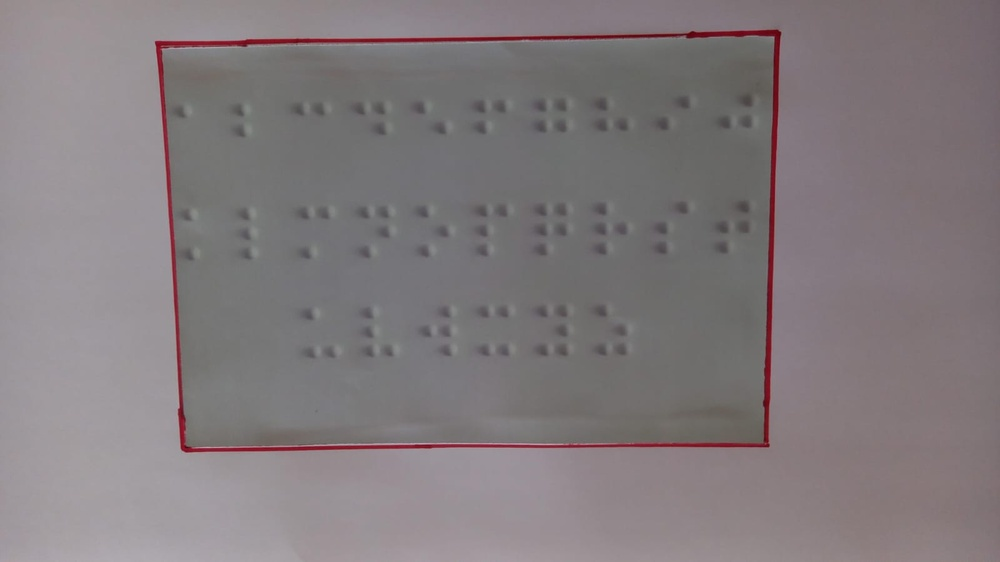
#> input picture final commits/box.jpg, 1000 x 562 px, shrunk from 1600 x 900 before the run
$ jupyter execute --allow-errors Main.ipynb
#> lines starting #> are read from the running program, lines starting #| are printed output that depends on the picture; after the words box and inside, x2 and y2 are one past the last pixel; in counts of white or black regions, pixels touching at a corner belong together
[cell 1]
import cv2
import numpy as np
import matplotlib.pyplot as plt
def crop_box(image_path):
    # Load the image
#> called with image_path = 'box.jpg'
    image = cv2.imread(image_path)
#> image is the input picture: shape (562, 1000, 3); mean B, G, R 125.4, 122.8, 130.1

    # Convert the image to grayscale
    gray = cv2.cvtColor(image, cv2.COLOR_BGR2GRAY)
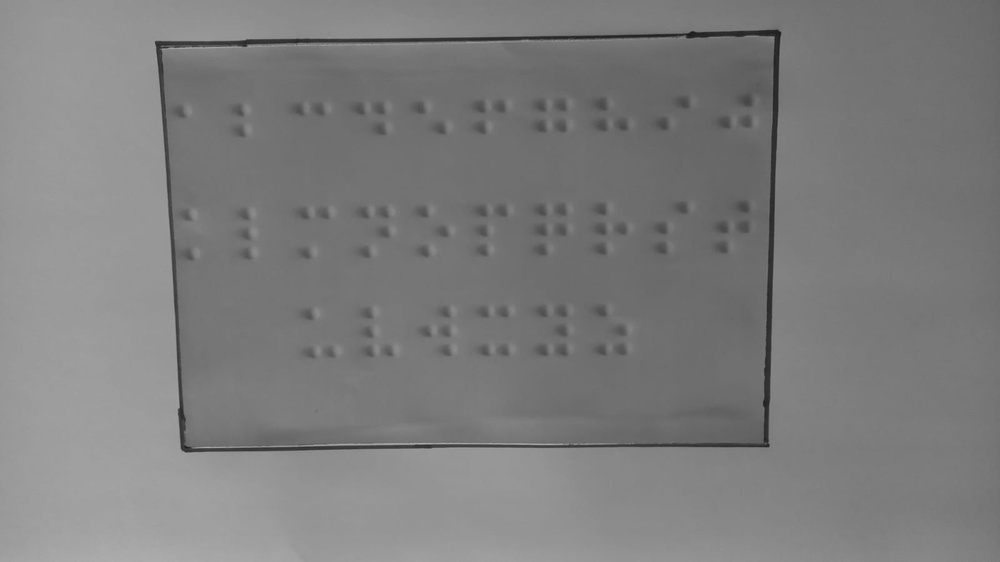
#> gray: shape (562, 1000); min 26, max 173, mean 125.3

    # Apply Canny edge detection
    edges = cv2.Canny(gray, threshold1=50, threshold2=150, apertureSize=3)
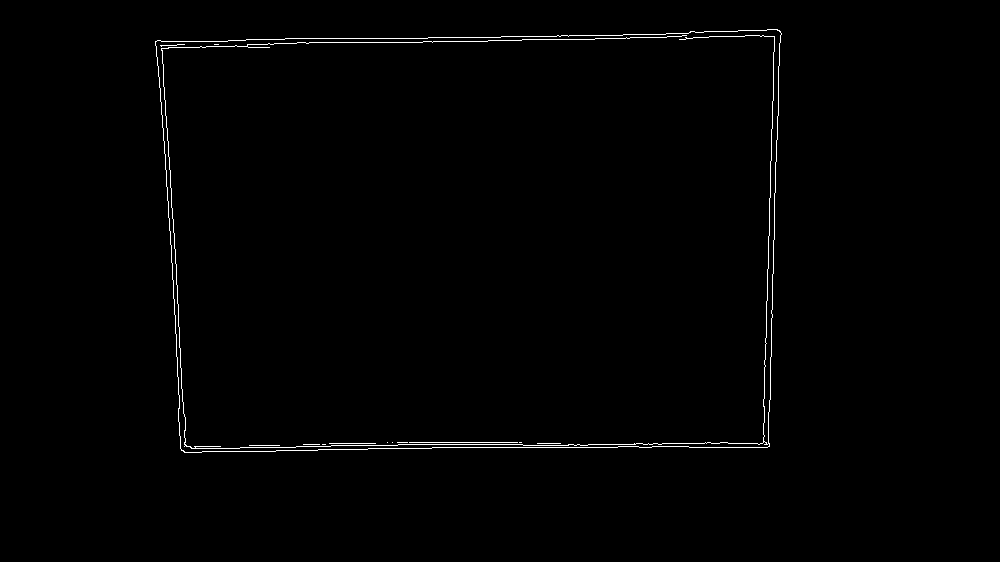
#> edges: shape (562, 1000); 0.78% white in thin lines or dots, all inside (x1, y1, x2, y2) = (155, 29, 782, 453)

    # Find contours in the edge-detected image
    contours, _ = cv2.findContours(edges, cv2.RETR_EXTERNAL, cv2.CHAIN_APPROX_SIMPLE)
#> contours = 1 contour; box (x1, y1, x2, y2) and area: (155, 29, 782, 453) 248776

    # Find the largest contour (assuming it's the box)
    if contours:
        largest_contour = max(contours, key=cv2.contourArea)
#> largest_contour = contour of 156 points, box (x1, y1, x2, y2) (155, 29, 782, 453), area 248776

        # Get the bounding rectangle around the largest contour
        x, y, w, h = cv2.boundingRect(largest_contour)
#> x = 155; y = 29; w = 627; h = 424

        # Crop the region of the box
        cropped_image = image[y:y + h, x:x + w]
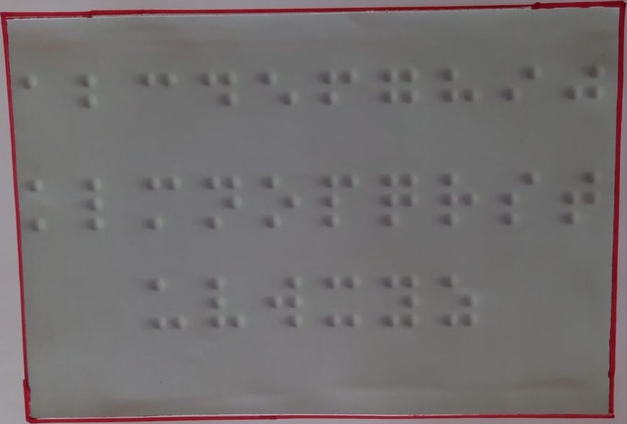
#> cropped_image: shape (424, 627, 3); mean B, G, R 111.5, 110.6, 115.6

        return cropped_image

# Example usage:
image_path = "box.jpg"
cropped_result = crop_box(image_path)
plt.imshow(cv2.cvtColor(cropped_result , cv2.COLOR_BGR2RGB))
plt.axis('off')  # Turn off the axis labels and ticks
plt.show()
# You can now use the cropped_result for further processing or display

[cell 2]
import cv2
import os

def extract_sub_images(input_image_path, num_rows, num_cols):
    # Load the image
#> called with num_rows = 3, num_cols = 10
    image = input_image_path

    # Calculate the height and width of the image
    height, width, _ = image.shape
#> height = 424; width = 627

    # Define custom row heights (adjust as needed)
    row_heights = [height // num_rows] * num_rows
#> row_heights = [141, 141, 141]

    # Create a list to store individual boxes
    boxes = []

    for i in range(num_rows):
        y1 = sum(row_heights[:i])
        y2 = sum(row_heights[:i + 1])

        for j in range(num_cols):
            x1 = j * (width // num_cols)
            x2 = (j + 1) * (width // num_cols)

            box = image[y1:y2, x1:x2]
            boxes.append(box)
#> after the loop, boxes = 30 items

    return boxes

# Example usage of the function
input_image_path = cropped_result
num_rows = 3
num_cols = 10

sub_images = extract_sub_images(input_image_path, num_rows, num_cols)
#> sub_images = 30 items
plt.imshow(cv2.cvtColor(sub_images[11] , cv2.COLOR_BGR2RGB))
plt.axis('off')  # Turn off the axis labels and ticks
plt.show()
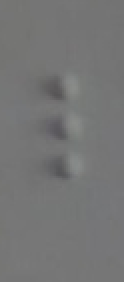
#> shown: shape (141, 62, 3) (shown 2 times larger); mean R, G, B 117, 117.3, 117.2
